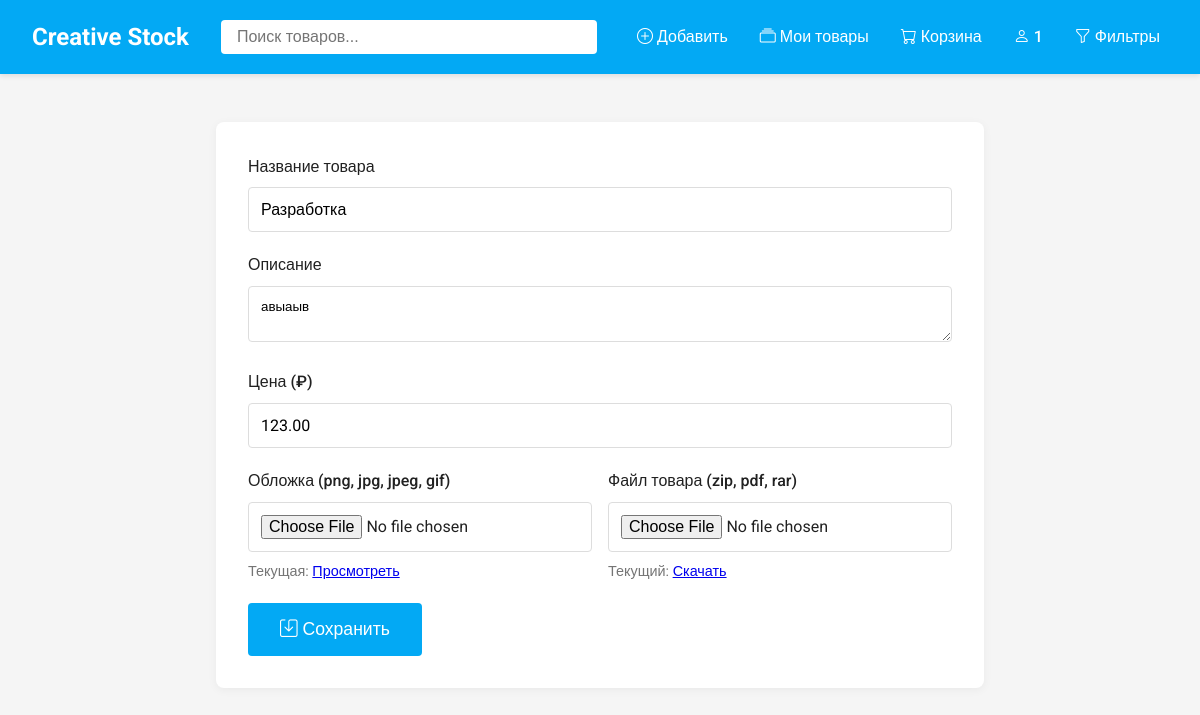
Page /edit_product/1 (signed in) on the committed database.
### app.py (models this page shows, shortened)
class Product(db.Model):
    id = db.Column(db.Integer, primary_key=True)
    name = db.Column(db.String(100), nullable=False)
    description = db.Column(db.Text, nullable=False)
    price = db.Column(db.Float, nullable=False)
    cover_image = db.Column(db.String(200), nullable=False)
    file_path = db.Column(db.String(200), nullable=False)
    creator_id = db.Column(db.Integer, db.ForeignKey('user.id'), nullable=False)
    purchases = db.relationship('Purchase', back_populates='product', lazy=True, cascade='all, delete-orphan')
    in_cart = db.relationship('Cart', back_populates='product', lazy=True)

### app.py (the view, shortened to what this page needs)
@app.route('/edit_product/<int:product_id>', methods=['GET', 'POST'])
def edit_product(product_id):
    if 'user_id' not in session:
        return redirect(url_for('login'))
    product = Product.query.get_or_404(product_id)
    if product.creator_id != session['user_id']:
        flash('Вы можете редактировать только свои товары', 'error')
        return redirect(url_for('my_products'))
    return render_template('edit_product.html', product=product)

### templates/edit_product.html (shortened to what this page needs)
{% extends "base.html" %}
{% block content %}
<div class="form-container">
    <form method="post" enctype="multipart/form-data" class="product-form">
        <div class="form-group">
            <label for="name">Название товара</label>
            <input type="text" id="name" name="name" value="{{ product.name if product }}" required>
        </div>
        <div class="form-group">
            <label for="description">Описание</label>
            <textarea id="description" name="description" required>{{ product.description if product }}</textarea>
        </div>
        <div class="form-group">
            <label for="price">Цена (₽)</label>
            <input type="number" id="price" name="price" step="0.01"
                value="{% if product %}{{ '%.2f'|format(product.price) }}{% endif %}" required>
        </div>
        <div class="form-row">
            <div class="form-group">
                <label for="cover">Обложка (png, jpg, jpeg, gif)</label>
                <input type="file" id="cover" name="cover" accept="image/*" {% if not product %}required{% endif %}>
                {% if product %}
                <div class="current-file">
                    Текущая: <a href="{{ url_for('uploaded_file', filename=product.cover_image.split('/')[-1]) }}"
                        target="_blank">Просмотреть</a>
                </div>
                {% endif %}
            </div>
            <div class="form-group">
                <label for="product_file">Файл товара (zip, pdf, rar)</label>
                <input type="file" id="product_file" name="product_file" {% if not product %}required{% endif %}>
                {% if product %}
                <div class="current-file">
                    Текущий: <a href="{{ url_for('uploaded_file', filename=product.file_path.split('/')[-1]) }}"
                        target="_blank">Скачать</a>
                </div>
                {% endif %}
            </div>
        </div>
        <button type="submit" class="btn btn-primary btn-large">
            <i class="bi bi-save"></i> Сохранить
        </button>
    </form>
</div>
{% endblock %}

### static/style.css (style rules this page uses)
:root { --primary-color: #03A9F4; --primary-dark: #0288D1; --text-color: #212121; --text-secondary: #757575; --background: #f5f5f5; --white: #ffffff; }
* { box-sizing: border-box; margin: 0; padding: 0; }
body { font-family: 'Roboto', sans-serif; color: var(--text-color); background-color: var(--background); line-height: 1.6; }
.btn { padding: 0.5rem 1rem; border-radius: 4px; text-decoration: none; font-weight: 500; cursor: pointer; border: none; transition: background-color 0.3s; }
.btn-primary { background-color: var(--primary-color); color: white; }
.form-container, .auth-container { max-width: 800px; margin: 0 auto; padding: 1rem; }
.product-form, .auth-form { background: white; padding: 2rem; border-radius: 8px; box-shadow: 0 2px 10px rgba(0, 0, 0, 0.05); }
.form-group { margin-bottom: 1.5rem; }
.form-group label { display: block; margin-bottom: 0.5rem; font-weight: 500; }
.form-group input, .form-group textarea, .form-group select { width: 100%; padding: 0.75rem; border: 1px solid #ddd; border-radius: 4px; font-family: 'Roboto', sans-serif; }
.form-row { display: grid; grid-template-columns: 1fr 1fr; gap: 1rem; }
.current-file { margin-top: 0.5rem; font-size: 0.9rem; color: var(--text-secondary); }
.btn { display: inline-block; padding: 0.75rem 1.5rem; border-radius: 4px; text-decoration: none; font-weight: 500; cursor: pointer; transition: all 0.3s; }
.btn-primary { background-color: var(--primary-color); color: white; border: none; }
.btn-large { padding: 1rem 2rem; font-size: 1.1rem; }
.form-group { margin-bottom: 1.25rem; }
.form-group label { display: block; margin-bottom: 0.5rem; font-weight: 500; color: var(--text-color); }
.form-group input { width: 100%; padding: 0.75rem; border: 1px solid #ddd; border-radius: 4px; font-size: 1rem; transition: border-color 0.3s; }

### rows in the picture
Product: name "Разработка", description "авыаыв", price "123.00"

### other values in the picture
{{ session['username'] }} "1"
